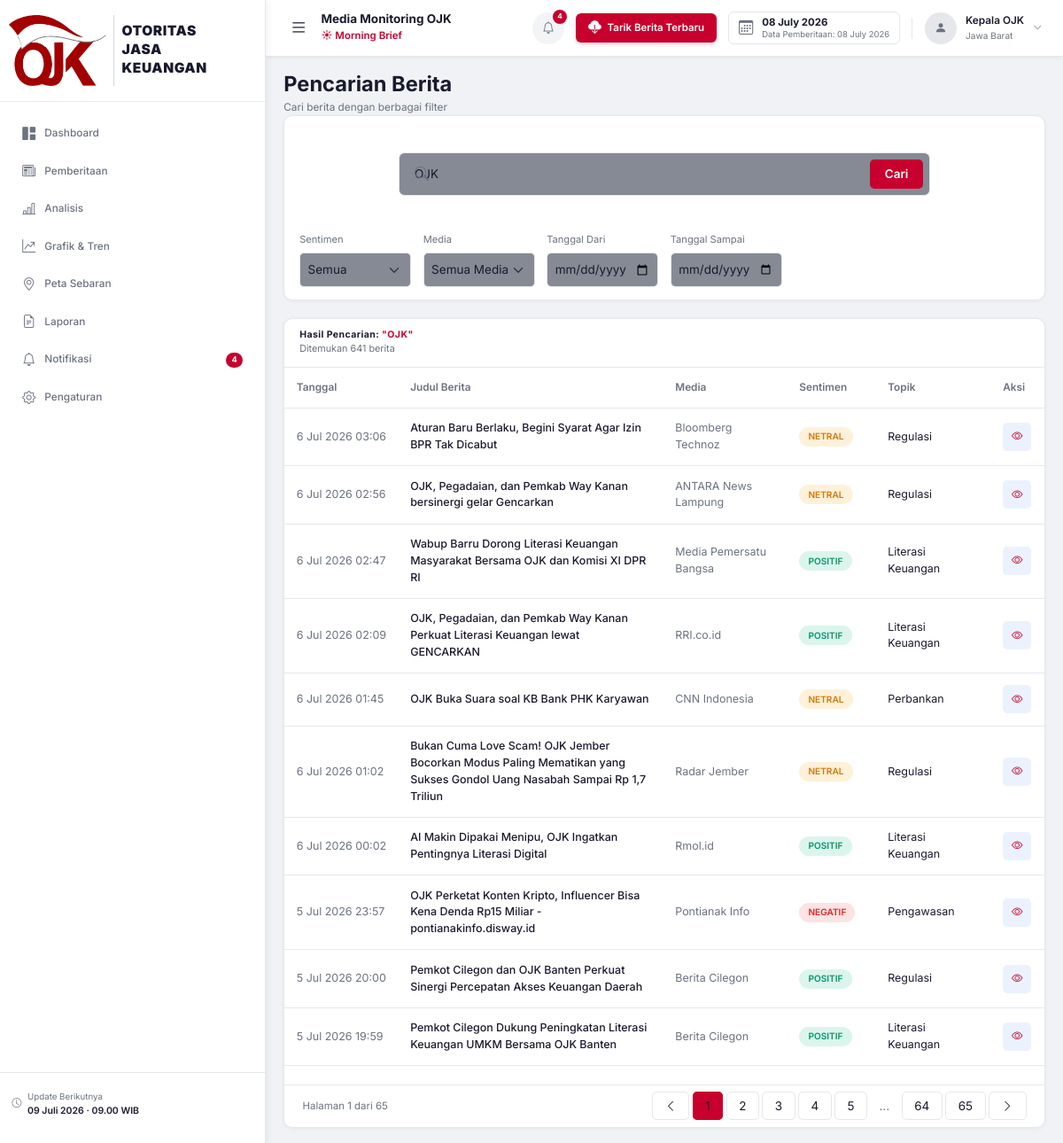
/pencarian?q=OJK, run on an earlier commit of the app's database.
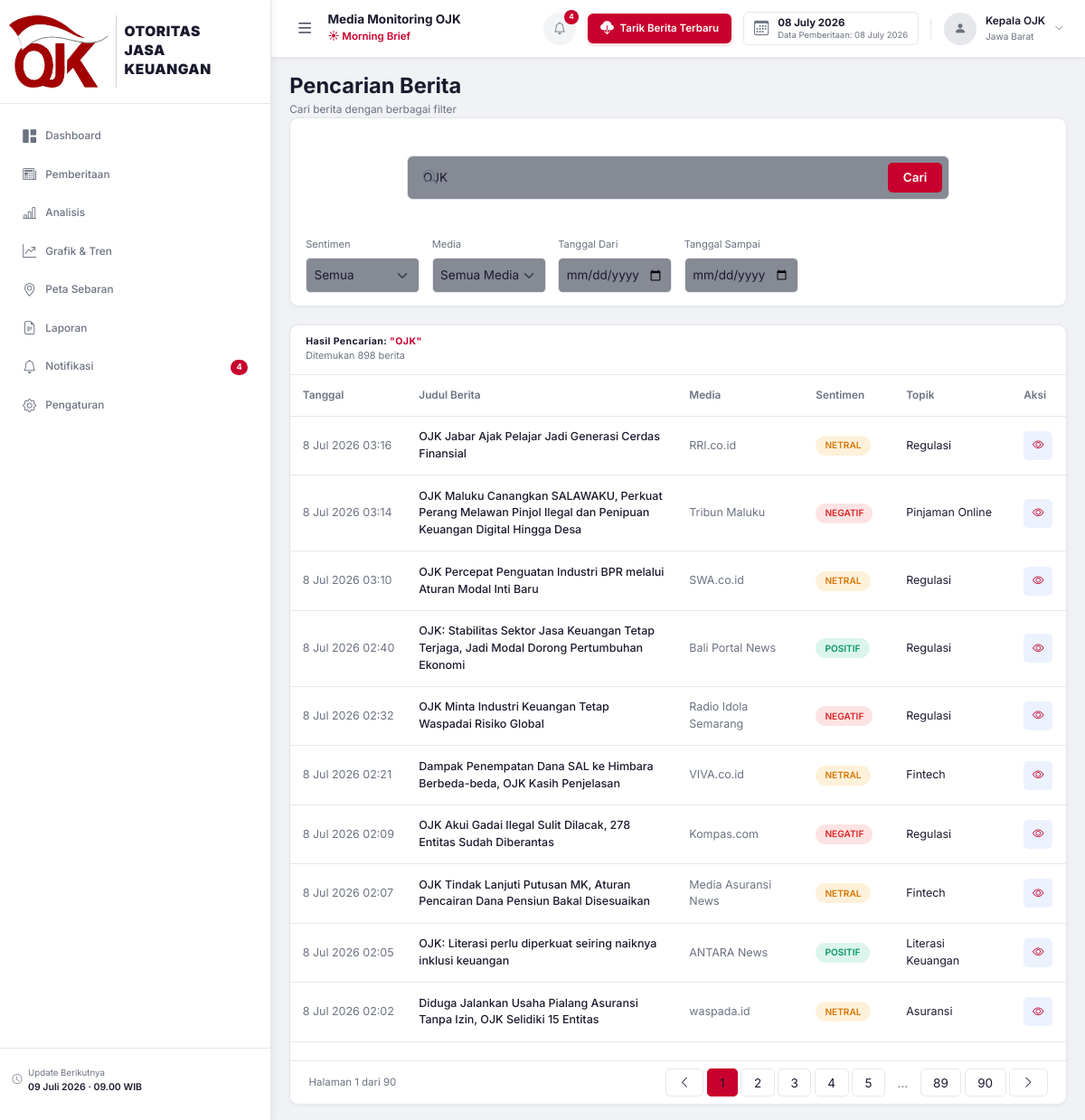
And on a later commit of the database.
### database/models.py (models this page shows, shortened)
class Berita(db.Model):
    __tablename__ = "berita"
    id = db.Column(db.Integer, primary_key=True, autoincrement=True)
    judul = db.Column(db.String(500), nullable=False)
    link = db.Column(db.String(1000), nullable=False, unique=True, index=True)
    media = db.Column(db.String(200), nullable=True)
    tanggal = db.Column(db.DateTime, nullable=True)
    isi = db.Column(db.Text, nullable=True)
    ringkasan = db.Column(db.Text, nullable=True)
    gambar_url = db.Column(db.String(1000), nullable=True)  # URL thumbnail/og:image
    sentimen = db.Column(
        db.String(20), nullable=True, default="Netral"
    )  # Positif, Negatif, Netral
    topik = db.Column(db.String(200), nullable=True)
    wilayah = db.Column(db.String(200), nullable=True)
    narasumber = db.Column(db.String(500), nullable=True)
    bulan = db.Column(db.Integer, nullable=True)
    tahun = db.Column(db.Integer, nullable=True)
    triwulan = db.Column(db.Integer, nullable=True)
    created_at = db.Column(db.DateTime, default=datetime.utcnow, nullable=False)
    status = db.Column(
        db.String(20), default="aktif", nullable=False
    )  # aktif, arsip, hapus
    keyword = db.Column(db.String(200), nullable=True)  # keyword sumber crawl
    def get_sentimen_badge(self) -> str:
        badges = {
            "Positif": "badge-positif",
            "Negatif": "badge-negatif",
            "Netral": "badge-netral",
        }
        return badges.get(self.sentimen, "badge-netral")
    def get_tanggal_formatted(self) -> str:
        if not self.tanggal:
            return "-"
        bulan_id = [
            "",
            "Jan",
            "Feb",
            "Mar",
            "Apr",
            "Mei",
            "Jun",
            "Jul",
            "Agt",
            "Sep",
            "Okt",
            "Nov",
            "Des",
        ]
        return f"{self.tanggal.day} {bulan_id[self.tanggal.month]} {self.tanggal.year} {self.tanggal.strftime('%H:%M')}"

### routes/halaman.py (the view)
@bp.route("/pencarian")
def pencarian():
    query_text = request.args.get("q", "")
    page = request.args.get("page", 1, type=int)
    sentimen = request.args.get("sentimen", "")
    media_filter = request.args.get("media", "")
    topik = request.args.get("topik", "")
    tanggal_dari = request.args.get("tanggal_dari", "")
    tanggal_sampai = request.args.get("tanggal_sampai", "")
    wilayah_filter = request.args.get("wilayah", "")
    pagination = None
    hasil = []
    if query_text:
        pagination = BeritaService.cari_berita(
            query_text=query_text,
            sentimen=sentimen or None,
            media=media_filter or None,
            topik=topik or None,
            tanggal_dari=tanggal_dari or None,
            tanggal_sampai=tanggal_sampai or None,
            wilayah=wilayah_filter or None,
            page=page,
        )
        hasil = pagination.items if pagination else []
    daftar_media = BeritaService.get_daftar_media()
    daftar_topik = BeritaService.get_daftar_topik()
    return render_template(
        "pencarian/index.html",
        query_text=query_text,
        pagination=pagination,
        hasil=hasil,
        daftar_media=daftar_media,
        daftar_topik=daftar_topik,
        filter_sentimen=sentimen,
        filter_media=media_filter,
        filter_topik=topik,
        filter_tanggal_dari=tanggal_dari,
        filter_tanggal_sampai=tanggal_sampai,
        filter_wilayah=wilayah_filter,
        active_page="pencarian",
    )

### app.py (called while the page is built)
def register_context_processors(app: Flask):
    @app.context_processor
    def inject_globals():
        from config import Config
        from datetime import datetime
        return {
            "app_name": Config.APP_NAME,
            "app_subtitle": Config.APP_SUBTITLE,
            "app_version": Config.APP_VERSION,
            "now": datetime.now(),
        }

### services/berita_service.py (called while the page is built)
    @staticmethod
    def get_daftar_media() -> list[str]:
        result = (
            db.session.query(Berita.media)
            .filter(Berita.media.isnot(None), Berita.status == "aktif")
            .distinct()
            .order_by(Berita.media)
            .all()
        )
        return [r[0] for r in result if r[0]]

    @staticmethod
    def get_daftar_topik() -> list[str]:
        result = (
            db.session.query(Berita.topik)
            .filter(Berita.topik.isnot(None), Berita.status == "aktif")
            .distinct()
            .order_by(Berita.topik)
            .all()
        )
        return [r[0] for r in result if r[0]]

### templates/pencarian/index.html (shortened to what the changed rows need)
{% extends "base.html" %}
{% block content %}
<div class="page-header">
    <div>
        <h1 class="page-title">Pencarian Berita</h1>
    </div>
</div>
{% if query_text %}
<div class="card-panel">
    <div class="card-panel-header">
        <div>
            <h5 class="card-panel-title">
                Hasil Pencarian:
                <span class="search-query-highlight">"{{ query_text }}"</span>
            </h5>
            <p class="card-panel-subtitle">
                {% if pagination %}
                    Ditemukan {{ pagination.total }} berita
                {% else %}
                    Tidak ada hasil
                {% endif %}
            </p>
        </div>
    </div>
    <div class="card-panel-body p-0">
        {% if hasil %}
        <div class="table-responsive">
            <table class="table-berita">
                <thead>
                    <tr>
                        <th style="width: 100px;">Tanggal</th>
                        <th>Judul Berita</th>
                        <th style="width: 140px;">Media</th>
                        <th style="width: 100px;">Sentimen</th>
                        <th style="width: 130px;">Topik</th>
                        <th style="width: 60px;">Aksi</th>
                    </tr>
                </thead>
                <tbody>
                    {% for berita in hasil %}
                    <tr>
                        <td class="td-date">{{ berita.get_tanggal_formatted() }}</td>
                        <td class="td-title">
                            <a href="{{ url_for('pemberitaan.detail', berita_id=berita.id) }}" class="title-link">
                                {{ berita.judul }}
                            </a>
                        </td>
                        <td class="td-media">{{ berita.media or '-' }}</td>
                        <td>
                            <span class="badge-sentimen {{ berita.get_sentimen_badge() }}">{{ berita.sentimen or 'Netral' }}</span>
                        </td>
                        <td class="td-topik">{{ berita.topik or '-' }}</td>
                        <td>
                            <a href="{{ url_for('pemberitaan.detail', berita_id=berita.id) }}" class="btn-detail-sm">
                                <i class="bi bi-eye"></i>
                            </a>
                        </td>
                    </tr>
                    {% endfor %}
                </tbody>
            </table>
        </div>
        {% if pagination and pagination.pages > 1 %}
        <div class="pagination-wrapper">
            <div class="pagination-info">
                Halaman {{ pagination.page }} dari {{ pagination.pages }}
            </div>
            <nav>
                <ul class="pagination-custom">
                    <li class="{% if not pagination.has_prev %}disabled{% endif %}">
                        <a href="{% if pagination.has_prev %}{{ url_for('halaman.pencarian', q=query_text, page=pagination.prev_num) }}{% else %}#{% endif %}" class="page-btn">
                            <i class="bi bi-chevron-left"></i>
                        </a>
                    </li>
                    {% for p in pagination.iter_pages() %}
                        {% if p %}
                        <li><a href="{{ url_for('halaman.pencarian', q=query_text, page=p) }}" class="page-btn {% if p == pagination.page %}active{% endif %}">{{ p }}</a></li>
                        {% else %}
                        <li><span class="page-ellipsis">…</span></li>
                        {% endif %}
                    {% endfor %}
                    <li class="{% if not pagination.has_next %}disabled{% endif %}">
                        <a href="{% if pagination.has_next %}{{ url_for('halaman.pencarian', q=query_text, page=pagination.next_num) }}{% else %}#{% endif %}" class="page-btn">
                            <i class="bi bi-chevron-right"></i>
                        </a>
                    </li>
                </ul>
            </nav>
        </div>
        {% endif %}
        {% else %}
        <div class="empty-state py-5">
            <i class="bi bi-search"></i>
            <h3>Tidak Ada Hasil</h3>
            <p>Tidak ditemukan berita untuk kata kunci <strong>"{{ query_text }}"</strong>. Coba kata kunci lain.</p>
        </div>
        {% endif %}
    </div>
</div>
{% endif %}
{% endblock %}

What changed in the data, as far as the page shows it:
no longer on this page (row unchanged): Berita: get_tanggal_formatted "6 Jul 2026 03:06", judul "Aturan Baru Berlaku, Begini Syarat Agar Izin BPR Tak Dicabut", media "Bloomberg Technoz", sentimen "NETRAL", topik "Regulasi"
no longer on this page (row unchanged): Berita: get_tanggal_formatted "6 Jul 2026 02:56", judul "OJK, Pegadaian, dan Pemkab Way Kanan bersinergi gelar Gencarkan", media "ANTARA News Lampung", sentimen "NETRAL", topik "Regulasi"
no longer on this page (row unchanged): Berita: get_tanggal_formatted "6 Jul 2026 02:47", judul "Wabup Barru Dorong Literasi Keuangan Masyarakat Bersama OJK dan Komisi XI DPR RI", media "Media Pemersatu Bangsa", sentimen "POSITIF", topik "Literasi Keuangan"
no longer on this page (row unchanged): Berita: get_tanggal_formatted "6 Jul 2026 02:09", judul "OJK, Pegadaian, dan Pemkab Way Kanan Perkuat Literasi Keuangan lewat GENCARKAN", media "RRI.co.id", sentimen "POSITIF", topik "Literasi Keuangan"
no longer on this page (row unchanged): Berita: get_tanggal_formatted "6 Jul 2026 01:45", judul "OJK Buka Suara soal KB Bank PHK Karyawan", media "CNN Indonesia", sentimen "NETRAL", topik "Perbankan"
no longer on this page (row unchanged): Berita: get_tanggal_formatted "6 Jul 2026 01:02", judul "Bukan Cuma Love Scam! OJK Jember Bocorkan Modus Paling Mematikan yang Sukses Gondol Uang Nasabah Sampai Rp 1,7 Triliun", media "Radar Jember", sentimen "NETRAL", topik "Regulasi"
no longer on this page (row unchanged): Berita: get_tanggal_formatted "6 Jul 2026 00:02", judul "AI Makin Dipakai Menipu, OJK Ingatkan Pentingnya Literasi Digital", media "Rmol.id", sentimen "POSITIF", topik "Literasi Keuangan"
no longer on this page (row unchanged): Berita: get_tanggal_formatted "5 Jul 2026 23:57", judul "OJK Perketat Konten Kripto, Influencer Bisa Kena Denda Rp15 Miliar - pontianakinfo.disway.id", media "Pontianak Info", sentimen "NEGATIF", topik "Pengawasan"
no longer on this page (row unchanged): Berita: get_tanggal_formatted "5 Jul 2026 20:00", judul "Pemkot Cilegon dan OJK Banten Perkuat Sinergi Percepatan Akses Keuangan Daerah", media "Berita Cilegon", sentimen "POSITIF", topik "Regulasi"
no longer on this page (row unchanged): Berita: get_tanggal_formatted "5 Jul 2026 19:59", judul "Pemkot Cilegon Dukung Peningkatan Literasi Keuangan UMKM Bersama OJK Banten", media "Berita Cilegon", sentimen "POSITIF", topik "Literasi Keuangan"
added Berita: get_tanggal_formatted "8 Jul 2026 03:16", judul "OJK Jabar Ajak Pelajar Jadi Generasi Cerdas Finansial", media "RRI.co.id", sentimen "NETRAL", topik "Regulasi"
added Berita: get_tanggal_formatted "8 Jul 2026 03:14", judul "OJK Maluku Canangkan SALAWAKU, Perkuat Perang Melawan Pinjol Ilegal dan Penipuan Keuangan Digital Hingga Desa", media "Tribun Maluku", sentimen "NEGATIF", topik "Pinjaman Online"
added Berita: get_tanggal_formatted "8 Jul 2026 03:10", judul "OJK Percepat Penguatan Industri BPR melalui Aturan Modal Inti Baru", media "SWA.co.id", sentimen "NETRAL", topik "Regulasi"
added Berita: get_tanggal_formatted "8 Jul 2026 02:40", judul "OJK: Stabilitas Sektor Jasa Keuangan Tetap Terjaga, Jadi Modal Dorong Pertumbuhan Ekonomi", media "Bali Portal News", sentimen "POSITIF", topik "Regulasi"
added Berita: get_tanggal_formatted "8 Jul 2026 02:32", judul "OJK Minta Industri Keuangan Tetap Waspadai Risiko Global", media "Radio Idola Semarang", sentimen "NEGATIF", topik "Regulasi"
added Berita: get_tanggal_formatted "8 Jul 2026 02:21", judul "Dampak Penempatan Dana SAL ke Himbara Berbeda-beda, OJK Kasih Penjelasan", media "VIVA.co.id", sentimen "NETRAL", topik "Fintech"
added Berita: get_tanggal_formatted "8 Jul 2026 02:09", judul "OJK Akui Gadai Ilegal Sulit Dilacak, 278 Entitas Sudah Diberantas", media "Kompas.com", sentimen "NEGATIF", topik "Regulasi"
added Berita: get_tanggal_formatted "8 Jul 2026 02:07", judul "OJK Tindak Lanjuti Putusan MK, Aturan Pencairan Dana Pensiun Bakal Disesuaikan", media "Media Asuransi News", sentimen "NETRAL", topik "Fintech"
added Berita: get_tanggal_formatted "8 Jul 2026 02:05", judul "OJK: Literasi perlu diperkuat seiring naiknya inklusi keuangan", media "ANTARA News", sentimen "POSITIF", topik "Literasi Keuangan"
added Berita: get_tanggal_formatted "8 Jul 2026 02:02", judul "Diduga Jalankan Usaha Pialang Asuransi Tanpa Izin, OJK Selidiki 15 Entitas", media "waspada.id", sentimen "NETRAL", topik "Asuransi"
Also different on the page:
{{ pagination.total }}: "641" → "898"
{{ pagination.pages }}: "65" → "90"
new list line: "89"
new list line: "90"
list line gone: "64"
list line gone: "65"
